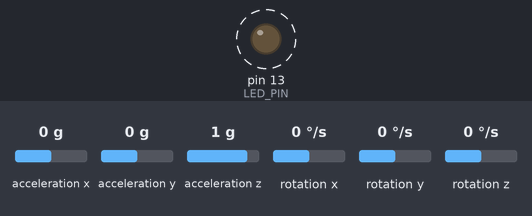
A sketch run on a simulated Arduino Uno, built with avr-gcc and run on an emulated ATmega328P. Parts: output pins drawn as LEDs (lit = HIGH). Dashed ring = blinking. The inputs (shaded band) are chosen by the test bench; at power-on: acceleration x 0 g, acceleration y 0 g, acceleration z 1 g, rotation x 0 °/s, rotation y 0 °/s, rotation z 0 °/s. What the sketch prints to the serial monitor is not drawn.

Above: at 0.18 s.
Timing chart, 0 to 3.0 s (numbered marks = the images above):
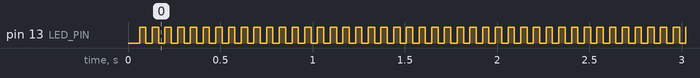

Measured:
- by itself, pin 13 (LED_PIN): alternates HIGH for 0.03 s and LOW for 0.03 s

The sketch:

MPU6050_two_i2c-Copy.ino
```cpp
/*
By: Danny Loo & William Choi

The following code addresses two MPU6050 sensors at address 0x68 and 0x69 and displays the complimentary angles of each. A compplimentary filter was chosen as it is the easiest and gives similar results to a kalman filter.

*/


// I2Cdev and MPU6050 must be installed as libraries, or else the .cpp/.h files
// for both classes must be in the include path of your project
#include "I2Cdev.h"
#include "MPU6050.h"

// Arduino Wire library is required if I2Cdev I2CDEV_ARDUINO_WIRE implementation
// is used in I2Cdev.h
#if I2CDEV_IMPLEMENTATION == I2CDEV_ARDUINO_WIRE
#include "Wire.h"
#endif

#define OUTPUT_READABLE_ACCELGYRO//Uncomment to display ax, ay, az values of both sensors

MPU6050 accelgyro[2];
//MPU6050 accelgyro[0](0x68);
//MPU6050 accelgyro[1](0x69);
//accelgyro[0].setMemoryStartAddress(0x68);
//accelgyro[1].setMemoryStartAddress(0x69);
//MPU6050 accelgyro(0x68);
//MPU6050 accelgyro1(0x69);


int16_t ax[2], ay[2], az[2], ax1[2], ay1[2], az1[2];
int16_t gx[2], gy[2], gz[2], gx1[2], gy1[2], gz1[2];

double gyroXangle, gyroYangle; // Angle calculate using the gyro only
double compAngleX, compAngleY; // Calculated angle using a complementary filter

uint32_t timer;


#define LED_PIN 13
bool blinkState = false;

void setup() {
accelgyro[0].setSlave4Address(0x68);
accelgyro[1].setSlave4Address(0x69);
    // join I2C bus (I2Cdev library doesn't do this automatically)
    #if I2CDEV_IMPLEMENTATION == I2CDEV_ARDUINO_WIRE
        Wire.begin();
    #elif I2CDEV_IMPLEMENTATION == I2CDEV_BUILTIN_FASTWIRE
        Fastwire::setup(400, true);
    #endif

    // initialize serial communication
    // (38400 chosen because it works as well at 8MHz as it does at 16MHz, but
    // it's really up to you depending on your project)
    Serial.begin(38400);

    // initialize device
    Serial.println("Initializing I2C devices...");
    for(int i=0;i<2;i++){
      accelgyro[i].initialize();
    }
    Serial.println("Done Initializing I2C devices...");

    // verify connection
    Serial.println("Testing device connections...");
    for(int i=0;i<2;i++){
      Serial.println(accelgyro[i].testConnection() ? "MPU6050 connection successful" : "MPU6050 connection failed");
    }


    // use the code below to change accel/gyro offset values
    /*
    Serial.println("Updating internal sensor offsets...");
    // -76	-2359	1688	0	0	0
    Serial.print(accelgyro.getXAccelOffset()); Serial.print("\t"); // -76
    Serial.print(accelgyro.getYAccelOffset()); Serial.print("\t"); // -2359
    Serial.print(accelgyro.getZAccelOffset()); Serial.print("\t"); // 1688
    Serial.print(accelgyro.getXGyroOffset()); Serial.print("\t"); // 0
    Serial.print(accelgyro.getYGyroOffset()); Serial.print("\t"); // 0
    Serial.print(accelgyro.getZGyroOffset()); Serial.print("\t"); // 0
    Serial.print("\n");
    accelgyro.setXGyroOffset(220);
    accelgyro.setYGyroOffset(76);
    accelgyro.setZGyroOffset(-85);
    Serial.print(accelgyro.getXAccelOffset()); Serial.print("\t"); // -76
    Serial.print(accelgyro.getYAccelOffset()); Serial.print("\t"); // -2359
    Serial.print(accelgyro.getZAccelOffset()); Serial.print("\t"); // 1688
    Serial.print(accelgyro.getXGyroOffset()); Serial.print("\t"); // 0
    Serial.print(accelgyro.getYGyroOffset()); Serial.print("\t"); // 0
    Serial.print(accelgyro.getZGyroOffset()); Serial.print("\t"); // 0
    Serial.print("\n");
    */

    timer = micros();
    // configure Arduino LED for
    pinMode(LED_PIN, OUTPUT);
}

void loop() {
    // read raw accel/gyro measurements from device
    for(int i=0;i<2;i++){
      accelgyro[i].getMotion6(&ax[i], &ay[i], &az[i], &gx[i], &gy[i], &gz[i]);
    }

    double dt = (double)(micros() - timer) / 1000000; // Calculate delta time
    timer = micros();

    // these methods (and a few others) are also available
    //accelgyro.getAcceleration(&ax, &ay, &az);
    //accelgyro.getRotation(&gx, &gy, &gz);

    #ifdef OUTPUT_READABLE_ACCELGYRO
        // display tab-separated accel/gyro x/y/z values
        Serial.println("\t");
        Serial.print("ax0:");
        Serial.print(ax[0]); Serial.print("\t");
        Serial.print("ay0:");
        Serial.print(ay[0]); Serial.print("\t");
        Serial.print("az0:");
        Serial.print(az[0]); Serial.println("\t");

        Serial.print("ax1:");
        Serial.print(ax[1]); Serial.print("\t");
        Serial.print("ay1:");
        Serial.print(ay[1]); Serial.print("\t");
        Serial.print("az1:");
        Serial.print(az[1]); Serial.println("\t");


        //Serial.print(gx); Serial.print("\t");
        //Serial.print(gy); Serial.print("\t");
        //Serial.println(gz);
    #endif


    double roll  = atan2(ay[0], az[0]) * RAD_TO_DEG;
    //double pitch = atan(-ax / sqrt(ay * ay + az * az)) * RAD_TO_DEG;
    double pitch = atan2(-ax[0], az[0]) * RAD_TO_DEG;

    double gyroXrate = gx[0] / 131.0; // Convert to deg/s
    double gyroYrate = gy[0] / 131.0; // Convert to deg/s

    // This fixes the transition problem when the accelerometer angle jumps between -180 and 180 degrees
    if ((roll < -90 && compAngleX > 90) || (roll > 90 && compAngleX < -90)) {
      compAngleX = roll;
      gyroXangle = roll;
    }

    gyroXangle += gyroXrate * dt; // Calculate gyro angle without any filter
    gyroYangle += gyroYrate * dt;

    compAngleX = 0.93 * (compAngleX + gyroXrate * dt) + 0.07 * roll; // Calculate the angle using a Complimentary filter
    compAngleY = 0.93 * (compAngleY + gyroYrate * dt) + 0.07 * pitch;

    // Reset the gyro angle when it has drifted too much
    if (gyroXangle < -180 || gyroXangle > 180)
      gyroXangle = compAngleX;
    if (gyroYangle < -180 || gyroYangle > 180)
      gyroYangle = compAngleY;


//    Serial.print("Comp X: ");
//    Serial.print(compAngleX); Serial.print("\t");
//    Serial.print("\t");
//
//    Serial.print("Comp Y: ");
//    Serial.print(compAngleY); Serial.print("\t");
//    Serial.print("\n");


    delay(25);
    // blink LED to indicate activity
    blinkState = !blinkState;
    digitalWrite(LED_PIN, blinkState);
}
```
